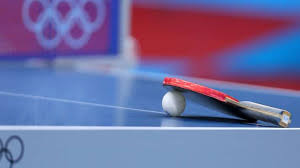
#> input picture LAB2/ds_image.jpeg, 300 x 168 px, found by its file name
$ jupyter execute image_eigen_analysis.ipynb
#> lines starting #> are read from the running program, lines starting #| are printed output that depends on the picture; long printed decimals are rounded
[cell 1]
import cv2
import numpy as np
from numpy import linalg as la
#To accept image in normalized form
img=cv2.imread('/home/hp/Downloads/ds_image.jpeg')
#> img is the input picture: shape (168, 300, 3); mean B, G, R 158.3, 109.6, 112.1
gray_image = cv2.cvtColor(img, cv2.COLOR_BGR2GRAY)
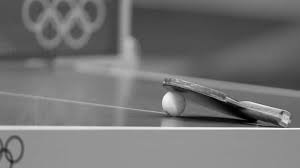
#> gray_image: shape (168, 300); min 0, max 247, mean 115.9
X = gray_image
N = gray_image.shape[0]
#> N = 168
n = gray_image.shape[1]
#> n = 300
#print("Covarience is : ")
C = np.cov(X,ddof=0)
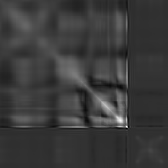
#> C: shape (168, 168) float64; min -566.7, max 2464.4, mean 137.4; drawn with min black and max white
print(C)
#> (printed output is left out)

#Eigen values and vectors
w, v = la.eig(C)
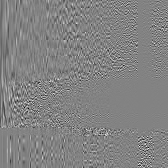
#> v: shape (168, 168) float64; min -0.544, max 0.516, mean -0.000531; drawn with min black and max white
#> w = 168 values, max 36928.3 at index 0, min 5.92e-05 at index 138, mean 612.6
v = v.T
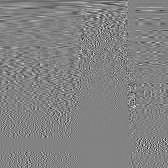
#> v: shape (168, 168) float64; min -0.544, max 0.516, mean -0.000531; drawn with min black and max white
# [4 lines of commented-out code are left out]
z = [x for _,x in sorted(zip(w,v),reverse=True)]
#> z = 168 items
z = np.array(z)
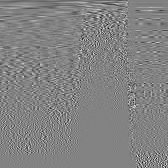
#> z: shape (168, 168) float64; min -0.544, max 0.516, mean -0.000531; drawn with min black and max white
#print("Index of Eigen value to be discarded: ")
X = np.array(X)
k = int(input("Percent of eigen values to be discarded: "))
#> the answer given: 3
k = int((k*X.shape[0])/100)
#> k = 5
for i in range (k):
    z = np.delete(z,(z.shape[0]-1),axis=0)
#> this loop made 5 passes
#> pass 1, `z = np.delete(z,(z.shape[0]-1),axis=0)`:
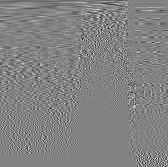
#> z: shape (167, 168) float64; min -0.544, max 0.516, mean -0.000534; drawn with min black and max white
#> pass 3, `z = np.delete(z,(z.shape[0]-1),axis=0)`:
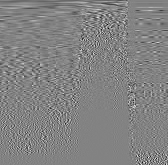
#> z: shape (165, 168) float64; min -0.544, max 0.516, mean -0.000542; drawn with min black and max white
#> after the loop:
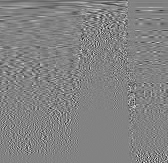
#> z: shape (163, 168) float64; min -0.544, max 0.516, mean -0.000551; drawn with min black and max white
x_ = np.zeros((X.shape[0],X.shape[1]), dtype = int)
y = np.dot(z,X)
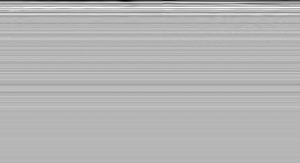
#> y: shape (163, 300) float64; min -1444.2, max 577.8, mean -9.3; drawn with min black and max white
y = np.array(y)
x_ = np.dot(z.T,y)
x_ = np.around(x_).astype(np.uint8)
while True:
    cv2.imshow("Orignal",X)
    cv2.imshow("Reconstructed",x_)
    if cv2.waitKey(0):
#> (key Esc is pressed here)
        break
cv2.destroyAllWindows()

E = (X-x_)**2
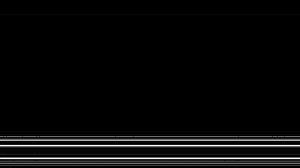
#> E: shape (168, 300); min 0, max 36, mean 1.4; drawn with min black and max white
E = np.sum(E,axis=1)/X.shape[1]
#> E = 168 values, max 36 at index 145, min 0 at index 0, mean 1.4
E = np.sum(E,axis=0)
#> E = 234.7
print("Error ", E)
#| Error  234.723

disc_eigen = 0
l = X.shape[0]
#> l = 168
for i in range(0,k):
    disc_eigen = disc_eigen + w[l-1-i]
#> this loop made 5 passes
#> disc_eigen on passes 1 to 5: 0.0123, 0.0247, 0.0356, 0.0458, 0.0559
#> after the loop, disc_eigen = 0.0559
print("Sum of discarded eigen Values " , disc_eigen)
#| Sum of discarded eigen Values  0.05587
